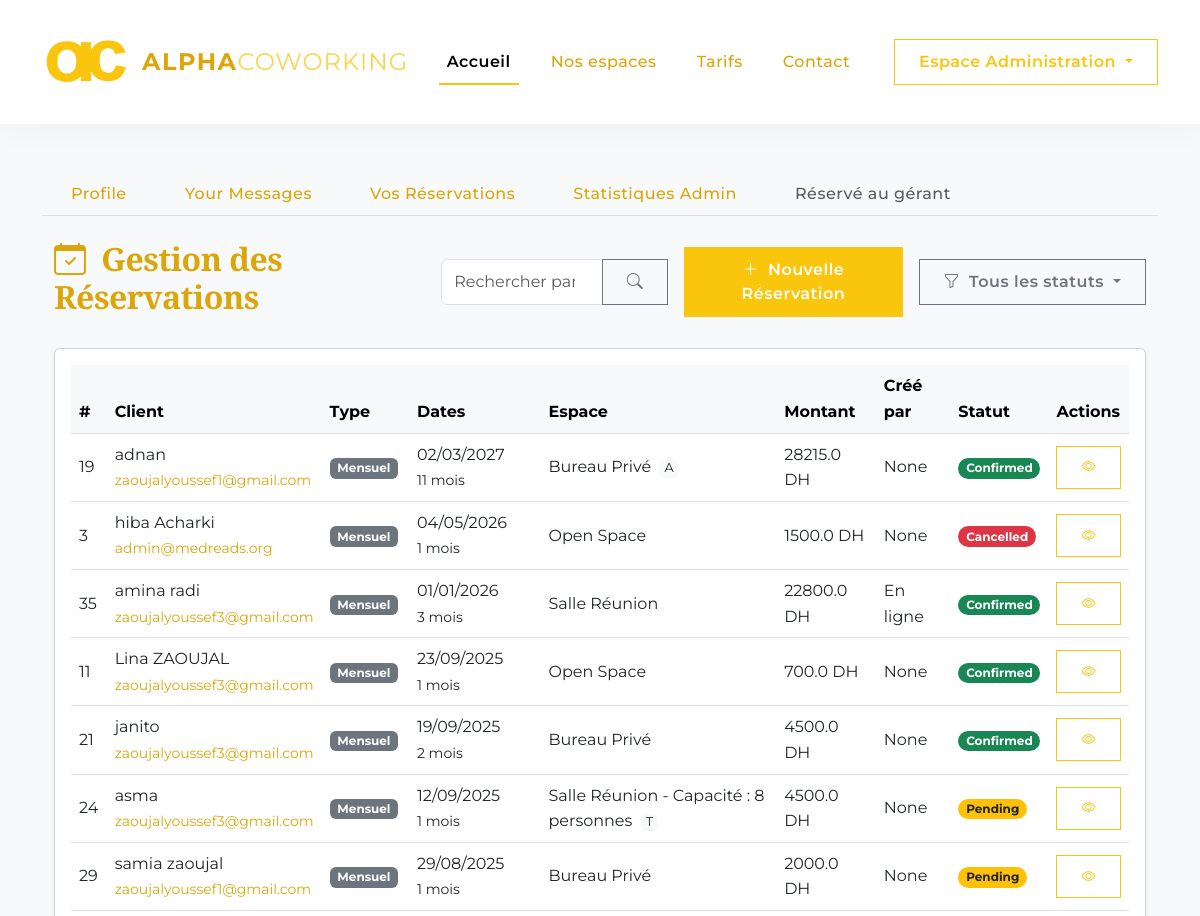
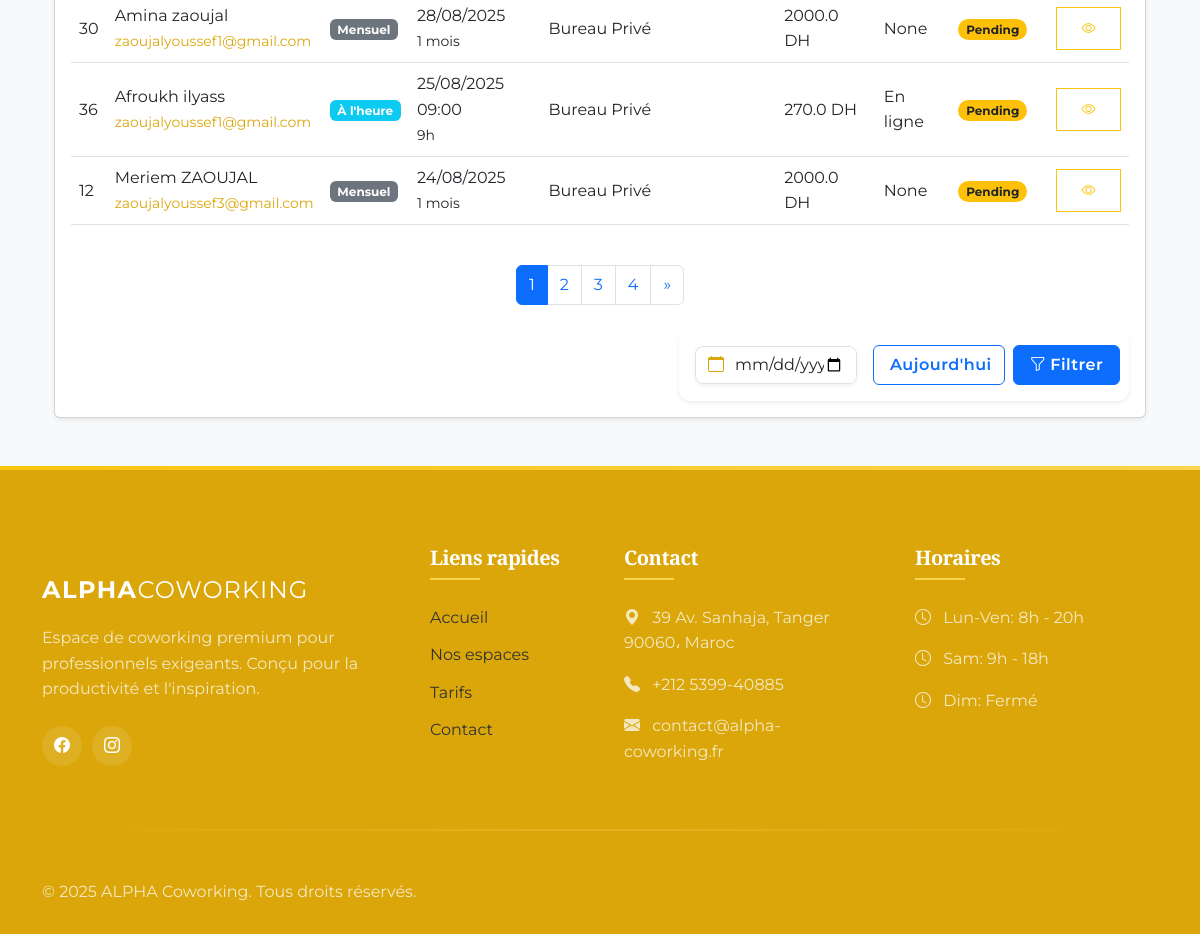
Page /reservation/ on the committed database (2 pictures, top to bottom).
### pythonic/models.py (models this page shows, shortened)
class Booking(db.Model):
    id = db.Column(db.Integer, primary_key=True)
    space_number = db.Column(db.String(20))  # Nouveau champ
    booking_type = db.Column(db.String(20), nullable=False)  # hourly, daily, monthly
    space_type = db.Column(db.String(20), nullable=True)    # Ajoutez cette ligne
    start_datetime = db.Column(db.DateTime, nullable=False)
    end_datetime = db.Column(db.DateTime, nullable=False)
    duration = db.Column(db.Integer, nullable=False)  # en heures, jours ou mois selon le type
    full_name = db.Column(db.String(50), nullable=False)
    email = db.Column(db.String(120), nullable=False)
    phone = db.Column(db.String(20), nullable=False)
    meeting_capacity = db.Column(db.String(10), nullable=True)
    company = db.Column(db.String(50))
    special_requests = db.Column(db.Text)
    payment_method = db.Column(db.String(30), nullable=False)
    total_price = db.Column(db.Float, nullable=False)
    status = db.Column(db.String(20), nullable=False, default='pending')  # pending, confirmed, cancelled, completed
    date_created = db.Column(db.DateTime, nullable=False, default=datetime.utcnow)
    created_by = db.Column(db.String(50), nullable=False,default="En ligne")  # ou "Bouchra" selon votre logique

### pythonic/reservation/routes.py (the view, shortened to what this page needs)
@booking_bp.route('/reservation/', methods=['POST','GET'])
def booking_form():
    page = request.args.get('page', 1, type=int)
    bookings = Booking.query.order_by(Booking.start_datetime.desc()).paginate(page=page, per_page=10)
    return render_template('booking.html',bookings=bookings)

### pythonic/templates/booking.html (shortened to what this page needs)
{% extends "dashboard.html" %}
{% block bookings %}
<div class="container-fluid mt-4">
    <div class="d-flex justify-content-between align-items-center mb-4">
        <h2><i class="bi bi-calendar-check me-2"></i> Gestion des Réservations</h2>
        <div class="d-flex align-items-center gap-3">
            <form class="d-flex" method="GET" action="{{ url_for('reservation.admin_bookings') }}">
                <div class="input-group">
                    <input class="form-control" type="search" name="search" placeholder="Rechercher par nom" value="{{ search_query if search_query else '' }}">
                    <button class="btn btn-outline-secondary" type="submit">
                        <i class="bi bi-search"></i>
                    </button>
                </div>
            </form>
            <a href="{{ url_for('reservation.create_booking') }}" class="btn btn-primary">
                <i class="bi bi-plus-lg me-1"></i> Nouvelle Réservation
            </a>
            <div class="dropdown">
                <button class="btn btn-outline-secondary dropdown-toggle" type="button" id="statusFilter" data-bs-toggle="dropdown">
                    <i class="bi bi-funnel me-1"></i>
                    {% if status_filter %}{{ status_filter|capitalize }}{% else %}Tous les statuts{% endif %}
                </button>
            </div>
        </div>
    </div>
    <div class="card shadow-sm">
        <div class="card-body">
            <div class="table-responsive">
                <table class="table table-hover align-middle">
                    <thead class="table-light">
                        <tr>
                            <th>#</th>
                            <th>Client</th>
                            <th>Type</th>
                            <th>Dates</th>
                            <th>Espace</th>
                            <th>Montant</th>
                            <th>Créé par</th>
                            <th>Statut</th>
                            <th>Actions</th>
                        </tr>
                    </thead>
                    <tbody>
                        {% for booking in bookings.items %}
                        <tr>
                            <td>{{ booking.id }}</td>
                            <td>
                                {{ booking.full_name }}<br>
                                <small class="text-muted">{{ booking.email }}</small>
                            </td>
                            <td>
                                {% if booking.booking_type == 'hourly' %}
                                <span class="badge bg-info">À l'heure</span>
                                {% elif booking.booking_type == 'daily' %}
                                <span class="badge bg-primary">Journalier</span>
                                {% else %}
                                <span class="badge bg-secondary">Mensuel</span>
                                {% endif %}
                            </td>
                            <td>
                                {% if booking.booking_type == 'hourly' %}
                                    {{ booking.start_datetime.strftime('%d/%m/%Y %H:%M') }}<br>
                                    <small>{{ booking.duration }}h</small>
                                {% elif booking.booking_type == 'daily' %}
                                    {{ booking.start_datetime.strftime('%d/%m/%Y') }}<br>
                                    <small>{{ booking.duration }} jour(s)</small>
                                {% else %}
                                    {{ booking.start_datetime.strftime('%d/%m/%Y') }}<br>
                                    <small>{{ booking.duration }} mois</small>
                                {% endif %}
                            </td>
                            <td>
                                {% if booking.space_type == 'private' %}
                                    Bureau Privé
                                    {% if booking.space_number %}
                                    <span class="badge bg-light text-dark ms-1">{{ booking.space_number }}</span>
                                    {% endif %}
                                {% elif booking.space_type == 'open' %}
                                    Open Space
                                {% else %}
                                    Salle Réunion
                                    {% if booking.meeting_capacity %}
                                        - Capacité : {{ booking.meeting_capacity }} personnes
                                        <span class="badge bg-light text-dark ms-1">{{ booking.space_number }}</span>
                                    {% endif %}
                                {% endif %}
                            </td>
                            <td>{{ booking.total_price }} DH</td>
                            <td>{{ booking.created_by }}</td>
                            <td>
                                <span class="badge rounded-pill
                                    {% if booking.status == 'pending' %}bg-warning text-dark
                                    {% elif booking.status == 'confirmed' %}bg-success
                                    {% elif booking.status == 'cancelled' %}bg-danger
                                    {% else %}bg-secondary{% endif %}">
                                    {{ booking.status|capitalize }}
                                </span>
                            </td>
                            <td>
                                <a href="{{ url_for('reservation.booking_detail', booking_id=booking.id) }}"
                                   class="btn btn-sm btn-outline-primary" title="Voir détails">
                                    <i class="bi bi-eye"></i>
                                </a>
                            </td>
                        </tr>
                        {% else %}
                        <tr>
                            <td colspan="8" class="text-center py-4 text-muted">
                                Aucune réservation trouvée
                            </td>
                        </tr>
                        {% endfor %}
                    </tbody>
                </table>
            </div>
            <nav aria-label="Page navigation" class="mt-4">
                <ul class="pagination justify-content-center">
                    {% for num in bookings.iter_pages() %}
                    <li class="page-item {% if num == bookings.page %}active{% endif %}">
                        <a class="page-link" href="{{ url_for('reservation.admin_bookings',
                                page=num,
                                status=status_filter if status_filter else '',
                                search=search_query if search_query else '',
                                date=date_filter if date_filter else '') }}">
                            {{ num }}
                        </a>
                    </li>
                    {% endfor %}
                    {% if bookings.has_next %}
                    <li class="page-item">
                        <a class="page-link" href="{{ url_for('reservation.admin_bookings',
                                page=bookings.next_num,
                                status=status_filter if status_filter else '',
                                search=search_query if search_query else '',
                                date=date_filter if date_filter else '') }}">
                            &raquo;
                        </a>
                    </li>
                    {% endif %}
                </ul>
            </nav>
            <div class="row mt-4">
                <div class="col-md-12 d-flex justify-content-end">
                    <div class="card shadow-sm" style="width: 100%; max-width: 450px; border-radius: 12px; border: none;">
                        <div class="card-body p-3">
                            <div class="date-filter-container">
                                <form method="GET" action="{{ url_for('reservation.admin_bookings') }}" class="d-flex flex-column flex-md-row gap-3 align-items-md-center">
                                    <div class="date-picker-container flex-grow-1 position-relative">
                                        <div class="input-group">
                                            <span class="input-group-text bg-white border-end-0">
                                                <i class="bi bi-calendar text-primary"></i>
                                            </span>
                                            <input type="date"
                                                class="form-control border-start-0 date-input"
                                                name="date"
                                                id="dateFilter"
                                                value="{{ date_filter if date_filter else '' }}">
                                        </div>
                                    </div>
                                    <div class="d-flex gap-2">
                                        <a href="{{ url_for('reservation.admin_bookings',
                                                status=status_filter if status_filter else '',
                                                search=search_query if search_query else '',
                                                date=today_date,
                                                page=1) }}"
                                        class="btn btn-outline-primary today-btn d-flex align-items-center justify-content-center"
                                        style="height: 40px; min-width: 100px;">
                                            <span>Aujourd'hui</span>
                                        </a>
                                        <button type="submit"
                                                class="btn btn-primary filter-btn d-flex align-items-center justify-content-center"
                                                style="height: 40px; min-width: 100px;">
                                            <i class="bi bi-funnel me-1"></i>
                                            <span>Filtrer</span>
                                        </button>
                                    </div>
                                </form>
                            </div>
                        </div>
                    </div>
                </div>
            </div>
        </div>
    </div>
</div>
{% endblock %}

### pythonic/templates/layout.html (style rules this page uses)
:root { --primary-gradient: linear-gradient(135deg, #f9c50d 0%, #ff9500 100%); --primary-shadow: rgba(249, 197, 13, 0.4); --primary-light: rgba(249, 197, 13, 0.1); --marron-fonce: #daa60a; --marron-dore: #f9c50d; --marron-clair: #fad450; --beige: #333333; --beige-clair: #F8F9FA; --blanc: #FFFFFF; --noir: #212121; --transition: all 0.4s cubic-bezier(0.645, 0.045, 0.355, 1); }
body { font-family: 'Montserrat', sans-serif; background-color: var(--beige-clair); color: var(--noir); overflow-x: hidden; line-height: 1.6; }
h1, h2, h3, h4, h5, .display-1, .display-2, .display-3 { font-family: 'Playfair Display', serif; font-weight: 600; color: var(--marron-fonce); letter-spacing: -0.5px; }
.btn { padding: 10px 24px; font-weight: 600; letter-spacing: 0.5px; border-radius: 0; transition: var(--transition); position: relative; overflow: hidden; }
.btn-primary { background-color: var(--marron-dore); border-color: var(--marron-dore); color: var(--blanc); }
.btn-outline-primary { color: var(--marron-dore); border-color: var(--marron-dore); background-color: transparent; }
.text-primary { color: var(--marron-fonce) !important; }
.bg-light { background-color: var(--beige-clair) !important; }
.bg-white { background-color: var(--blanc) !important; }
.text-muted { color: var(--marron-fonce) !important; }

### pythonic/templates/booking.html (style rules this page uses)
.badge.bg-light.text-dark { font-size: 0.8em; font-weight: normal; padding: 0.2em 0.4em; }
#dateFilter { border-top-right-radius: 0 !important; border-bottom-right-radius: 0 !important; }
.input-group-text { border-top-left-radius: 10px !important; border-bottom-left-radius: 10px !important; background-color: #f8f9fa !important; }
.input-group-text { background-color: #f8f9fa !important; border-color: #dee2e6 !important; }
.filter-btn { height: 40px; padding: 0 1rem; display: flex; align-items: center; }
.filter-btn i { font-size: 1rem; }
.today-btn { white-space: nowrap; height: 40px; padding: 0 0.75rem; border-radius: 0.25rem; transition: all 0.2s ease; }
.date-filter-container { width: 100%; }
.date-picker-container { position: relative; }
.date-picker-container .input-group { border-radius: 8px; overflow: hidden; box-shadow: 0 2px 4px rgba(0, 0, 0, 0.05); border: 1px solid #dee2e6; }
.date-picker-container .input-group-text { background-color: white !important; border: none !important; padding: 0 12px; }
.date-input { border: none !important; padding-left: 0; background-color: white; }
.today-btn { background-color: #fff; border-color: #0d6efd; color: #0d6efd; transition: all 0.2s ease; border-radius: 6px; }
.filter-btn { background-color: #0d6efd; border-color: #0d6efd; transition: all 0.2s ease; border-radius: 6px; }

### rows in the picture
Booking: id "19", full_name "adnan", email "zaoujalyoussef1@gmail.com", booking_type "Mensuel", start_datetime "02/03/2027", duration "11", space_number "A", total_price "28215.0", created_by "None", status "Confirmed"
Booking: id "3", full_name "hiba Acharki", email "admin@medreads.org", booking_type "Mensuel", start_datetime "04/05/2026", duration "1", space_type "Open Space", total_price "1500.0", created_by "None", status "Cancelled"
Booking: id "35", full_name "amina radi", email "zaoujalyoussef3@gmail.com", booking_type "Mensuel", start_datetime "01/01/2026", duration "3", space_type "Salle Réunion", total_price "22800.0", created_by "En ligne", status "Confirmed"
Booking: id "11", full_name "Lina ZAOUJAL", email "zaoujalyoussef3@gmail.com", booking_type "Mensuel", start_datetime "23/09/2025", duration "1", space_type "Open Space", total_price "700.0", created_by "None", status "Confirmed"
Booking: id "21", full_name "janito", email "zaoujalyoussef3@gmail.com", booking_type "Mensuel", start_datetime "19/09/2025", duration "2", space_type "Bureau Privé", total_price "4500.0", created_by "None", status "Confirmed"
Booking: id "24", full_name "asma", email "zaoujalyoussef3@gmail.com", booking_type "Mensuel", start_datetime "12/09/2025", duration "1", meeting_capacity "8", space_number "T", total_price "4500.0", created_by "None", status "Pending"
Booking: id "29", full_name "samia zaoujal", email "zaoujalyoussef1@gmail.com", booking_type "Mensuel", start_datetime "29/08/2025", duration "1", space_type "Bureau Privé", total_price "2000.0", created_by "None", status "Pending"
Booking: id "30", full_name "Amina zaoujal", email "zaoujalyoussef1@gmail.com", booking_type "Mensuel", start_datetime "28/08/2025", duration "1", space_type "Bureau Privé", total_price "2000.0", created_by "None", status "Pending"
Booking: id "36", full_name "Afroukh ilyass", email "zaoujalyoussef1@gmail.com", booking_type "À l'heure", start_datetime "25/08/2025 09:00", duration "9", space_type "Bureau Privé", total_price "270.0", created_by "En ligne", status "Pending"
Booking: id "12", full_name "Meriem ZAOUJAL", email "zaoujalyoussef3@gmail.com", booking_type "Mensuel", start_datetime "24/08/2025", duration "1", space_type "Bureau Privé", total_price "2000.0", created_by "None", status "Pending"

### other values in the picture
{{ num }} "1" "2" "3" "4"
